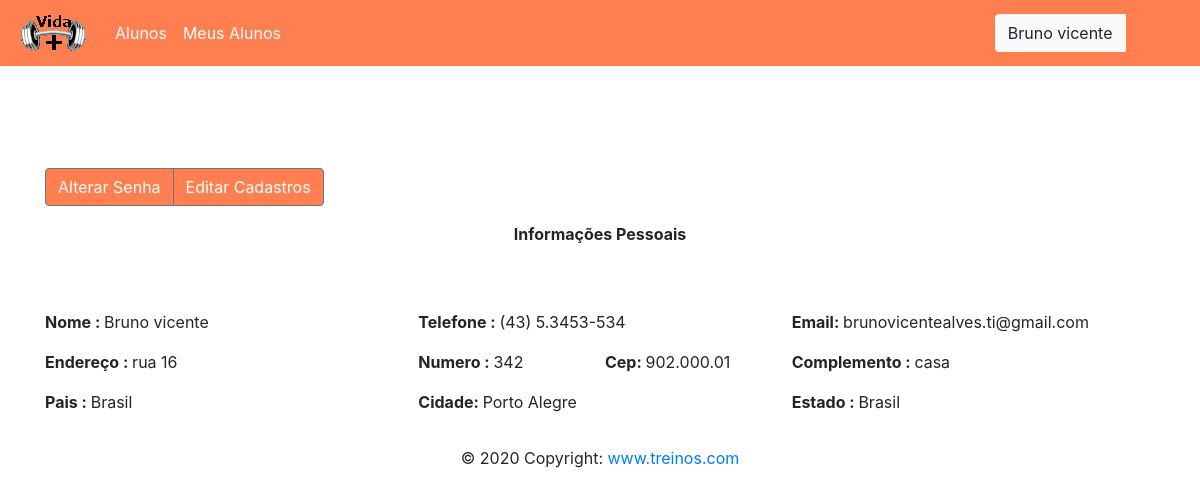
The page /App/view/Perfil.php (signed in) on the database its author committed.
### tables this page shows
CREATE TABLE `professor` (
  `id_professor` int(11) NOT NULL,
  `nome_professor` varchar(100) DEFAULT NULL,
  `sobrenome_professor` varchar(100) DEFAULT NULL,
  `cref_professor` varchar(45) DEFAULT NULL,
  `email_professor` varchar(45) DEFAULT NULL,
  `telefone` varchar(15) DEFAULT NULL,
  `senha_professor` varchar(45) DEFAULT NULL,
  `endereco` varchar(100) DEFAULT NULL,
  `cep` varchar(10) DEFAULT NULL,
  `complemento` varchar(100) DEFAULT NULL,
  `cidade` varchar(100) DEFAULT NULL,
  `pais` varchar(100) DEFAULT NULL,
  `estado` varchar(10) DEFAULT NULL,
  `numero` int(11) DEFAULT NULL
);

### App/Modal/CrudPerfil.php (called while the page is built, shortened)
<?php
function perfilProfessor($id_professor){
    $pdo=conexao();
    $stmt = $pdo->prepare("SELECT * FROM professor WHERE id_professor=:id_professor LIMIT 1");
    $stmt->bindParam(':id_professor', $id_professor);
    $stmt->execute();
    $users = $stmt->fetchAll(PDO::FETCH_ASSOC);
    foreach ($users as $user) {
        $nome=$user['nome_professor'];
        $sobrenome=$user['sobrenome_professor'];
        $telefone=$user['telefone'];
        $email=$user['email_professor'];
        $endereco=$user['endereco'];
        $numero=$user['numero'];
        $cep=$user['cep'];
        $complemento=$user['complemento'];
        $pais=$user['pais'];
        $cidade=$user['cidade'];
        $estado=$user['estado'];
    }
    if ($users != NULL) {
        return array($nome,$sobrenome,$telefone,$email,$endereco,$numero,$cep,$complemento,$pais,$cidade,$estado);
    }
}

### App/Controller/ControllerPerfil.php (called while the page is built, shortened)
<?php
require_once '../Modal/CrudPerfil.php';
function carregaPerfil($id,$usuario){
    if($usuario == "usuario"){
        $perfil=perfilUsuario($id);
        return $perfil;
    }elseif($usuario == "professor"){
        $perfil=perfilProfessor($id);
        return $perfil;
    }
}

### App/view/Perfil.php (the view, shortened to what this page needs)
<?php
require_once '../Controller/ControllerPerfil.php';
?>
<!doctype html>
<html lang="br">
<head>
    <link rel="stylesheet" href="https://maxcdn.bootstrapcdn.com/bootstrap/4.0.0/css/bootstrap.min.css">
</head>
<body>
<?php include('../view/Menu.php') ?>
<br>
<br>
<br>
<br>
<br>
<br>
<br>
<div class="container">
    <div class="form-row">
        <div class="form-group col-md-1">
            <div class="btn-group" role="group" aria-label="Basic example">
                <button type="button" style="background-color: #FF7F50;" class="btn btn-secondary"  data-toggle="modal" data-target="#exampleModal">Alterar Senha</button>
                <a href="../view/AtualizaCadastro.php" type="button" style="background-color: #FF7F50;"class="btn btn-secondary">Editar Cadastros</a>
            </div>
        </div>
    <?php
            $resultado=carregaPerfil($_SESSION['id_usuario'],$_SESSION['acesso']);
    ?>
    </div>
<div class="form-row">
    <div class="form-group col-md-12 text-center">
        <b>Informações Pessoais</b>
    </div>
</div>
    <br>
    <br>
    <div class="form-row">
        <div class="form-group col-md-4">
           <b>Nome : </b><?=$resultado[0]?> <?=$resultado[1]?>
        </div>
        <div class="form-group col-md-4">
            <b>Telefone : </b><?=$resultado[2]?>
        </div>
        <div class="form-group col-md-4">
            <b> Email: </b><?=$resultado[3]?>
        </div>
    </div>
    <div class="form-row">
        <div class="form-group col-md-4">
           <b> Endereço : </b><?=$resultado[4]?>
        </div>
        <div class="form-group col-md-2">
           <b>Numero : </b><?=$resultado[5]?>
        </div>
        <div class="form-group col-md-2">
           <b>Cep: </b><?=$resultado[6]?>
        </div>
        <div class="form-group col-md-2">
            <b>Complemento : </b><?=$resultado[7]?>
        </div>
    </div>
    <div class="form-row">
        <div class="form-group col-md-4">
          <b>Pais : </b><?=$resultado[8]?>
        </div>
        <div class="form-group col-md-4">
           <b>Cidade: </b><?=$resultado[9]?>
        </div>
        <div class="form-group col-md-4">
            <b>Estado : </b><?=$resultado[10]?>
        </div>
    </div>
</div>
<?php include('../view/footer.php') ?>
</body>
</html>

### rows shown on the page
professor: nome_professor "Bruno", sobrenome_professor "vicente", telefone "(43) 5.3453-534", email_professor "brunovicentealves.ti@gmail.com", endereco "rua 16", numero "342", cep "902.000.01", complemento "casa", cidade "Porto Alegre"

### other values the page prints
$_SESSION['usuario'] "Bruno"
$_SESSION['sobrenome_usuario'] "vicente"
$resultado[8] "Brasil"
$resultado[10] "Brasil"
